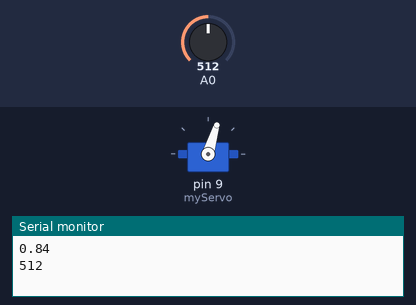
A sketch run on a simulated Arduino Uno, built with avr-gcc and run on an emulated ATmega328P. Parts: servo, the last lines printed to the serial monitor. Inputs (shaded band) come from the test bench; at power-on: A0 = 512.

Above: at 2.2 s.
2.3 s: A0 set to 622
At 4.1 s:
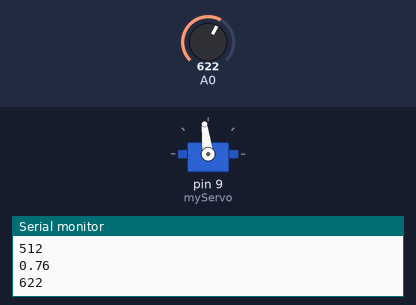
4.5 s: A0 set to 716
At 5.6 s:
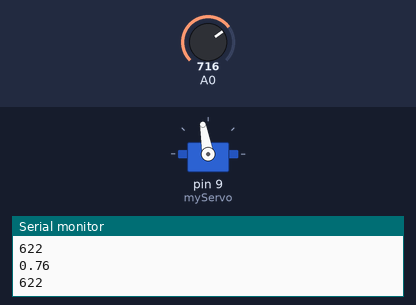
6.5 s: A0 set to 826
At 8.2 s:
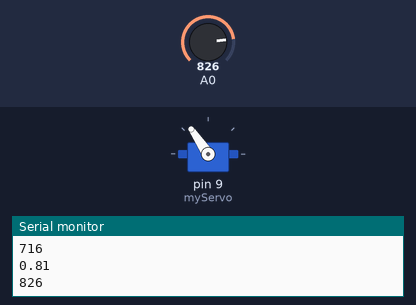
8.5 s: A0 set to 398
At 10.0 s:
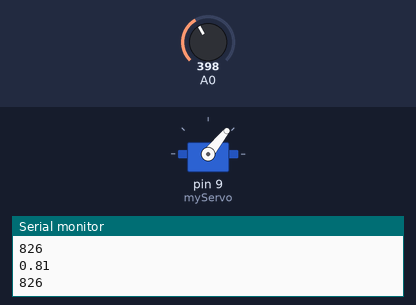
10.5 s: A0 set to 194
At 11.6 s:
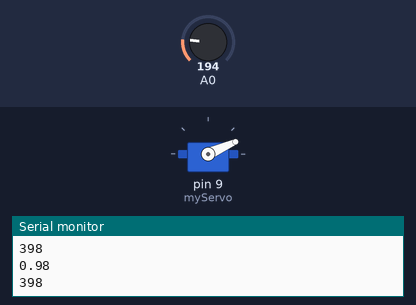
12.5 s: A0 set to 0
At 14.3 s:
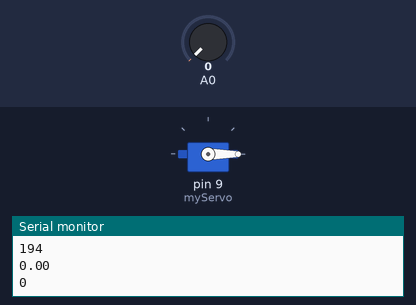
Timing chart, 0 to 15.5 s (numbered marks = the images above; inputs shaded):
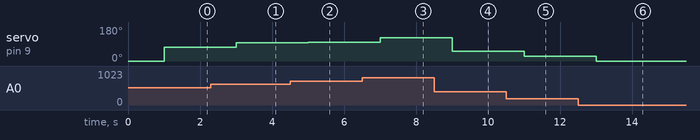

The sketch:

ServoMotor.ino
```cpp
#include <Servo.h>
Servo myServo;
float percent;
void setup() {
  // put your setup code here, to run once:
Serial.begin(9600);
myServo.attach(9);
myServo.write(0);
delay(1000);
myServo.write(130);
}

void loop() {
  // put your main code here, to run repeatedly:
int lightLevel = analogRead(A0);

if(lightLevel <= 204){
  percent = lightLevel/204.0;
  myServo.write((26 * percent));
}else if(lightLevel <= 408){
  percent = lightLevel/408.0;
  myServo.write((26 * percent) + 26);
}else if(lightLevel <= 612){
  percent = lightLevel/612.0;
  myServo.write((26 * percent) + 52);
}else if(lightLevel <= 816){
  percent = lightLevel/816.0;
  myServo.write((26 * percent) + 78);
}else{
  percent = lightLevel/1024.0;
  myServo.write((26 * percent) + 104);
}
delay(1000);
Serial.println(percent);
Serial.println(lightLevel);
}
```

Measured:
- after the input at 2.3 s, servo on pin 9 (myServo): 73° → 97° after 0.70 s
- after the input at 4.5 s, servo on pin 9 (myServo): 97° → 100° after 0.50 s
- after the input at 6.5 s, servo on pin 9 (myServo): 100° → 124° after 0.51 s
- after the input at 8.5 s, servo on pin 9 (myServo): 124° → 51° after 0.51 s
- after the input at 10.5 s, servo on pin 9 (myServo): 51° → 24° after 0.51 s
- after the input at 12.5 s, servo on pin 9 (myServo): 24° → 0° after 0.51 s
